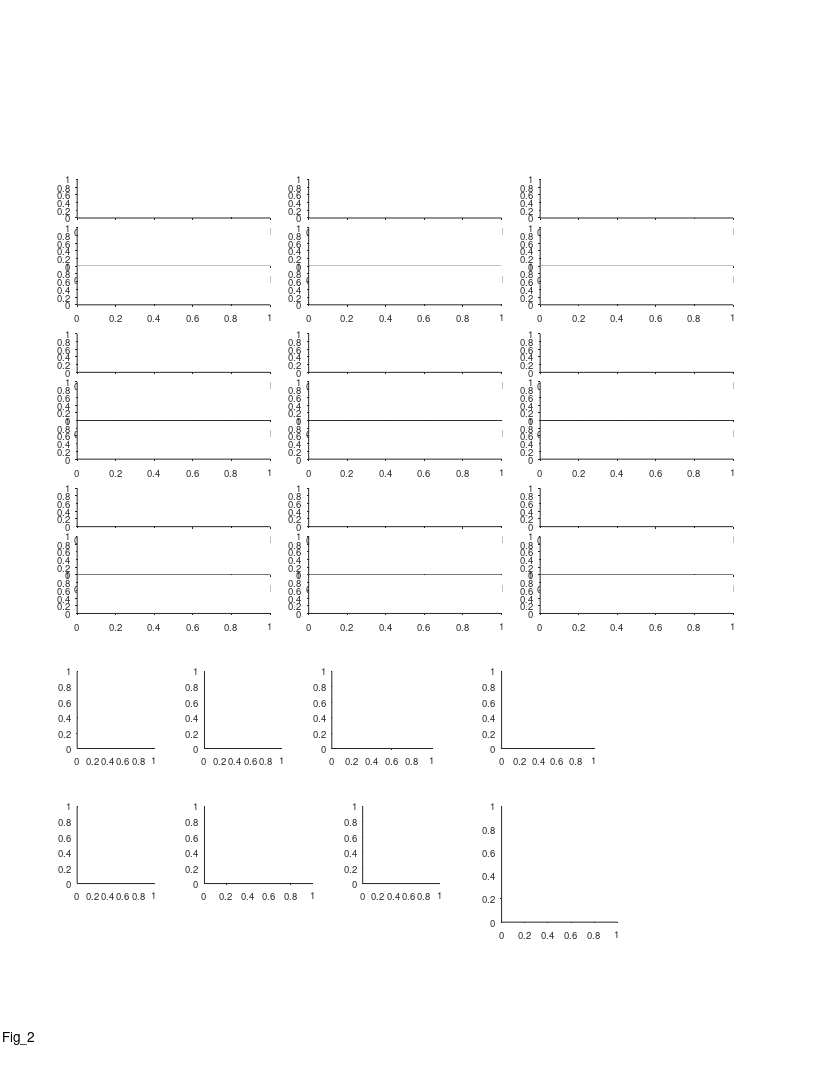

The MATLAB script that drew this image: (Note: this script raises an error after producing the figure.)
%% Large Scale - fig 2 - Multi-scale spatial coding with many fields in individual dorsla-CA1 neurons

%%
clear 
clc

%% define output files
res_dir = 'L:\paper_figures';
mkdir(res_dir)
fig_name_str = 'Fig_2';
fig_caption_str = 'Multi-scale spatial coding with many fields in individual dorsla-CA1 neurons';
log_name_str = [fig_name_str '_log_file' '.txt'];
log_name_str = strrep(log_name_str , ':', '-');
log_name_str = strrep(log_name_str , ' ', '_');
log_name_out = fullfile(res_dir, log_name_str);

%% open log file
diary off
diary(log_name_out)
diary on
disp('Log file');
disp(['created: ', datestr(clock)]);
disp('======================================================');
disp([fig_name_str ':' fig_caption_str]);
disp('======================================================');
disp('');


%% create figure
% figure_size_cm = [21.0 29.7]; % ~A4
figure_size_cm = [21.6 27.9]; % ~US letter
figure ;
% Some WYSIWYG options:
set(gcf,'DefaultAxesFontSize',7);
set(gcf,'DefaultAxesFontName','helvetica');
set(gcf,'DefaultAxesUnits','centimeters');
set(gcf,'PaperType','usletter')
% set(gcf,'PaperType','<custom>');
set(gcf,'PaperUnits','centimeters','PaperPosition',[0 0 figure_size_cm]);
set(gcf,'PaperOrientation','portrait');
set(gcf,'Units','centimeters','Position',get(gcf,'paperPosition')+[0 0 0 0]); % position on screen...
set(gcf, 'Renderer', 'painters');
set(groot, 'defaultAxesTickDir', 'out');
set(groot,  'defaultAxesTickDirMode', 'manual');
annotation('textbox', [0.5 1 0 0], 'String',fig_name_str, 'HorizontalAlignment','center','Interpreter','none', 'FitBoxToText','on');

pause(0.2); % workaround to solve matlab automatically changing the axes positions...

% create panels
panel_A_size_raster = [5 1];
panel_A_size_FR_map = [5 1];
panel_A_pos = [2 12];
panel_A = [];
for ii=1:3
    for jj=1:3
        offset_x = (ii-1)*6;
        offset_y = (jj-1)*4;
        offset = panel_A_pos + [offset_x offset_y];
        panel_A(ii,jj,1) = axes('position', [offset+[0 2.25] panel_A_size_FR_map]);
        panel_A(ii,jj,2) = axes('position', [offset+[0 1   ] panel_A_size_raster]);
        panel_A(ii,jj,3) = axes('position', [offset+[0 0   ] panel_A_size_raster]);
    end
end
% panel_A = permute(panel_A,[2 1 3]);
panel_A = panel_A(:,3:-1:1,:);
panel_A = reshape(panel_A,[9 3]);

panel_BCD_size = [2 2];
panel_B = axes('position', [ 2.0  8.5  panel_BCD_size          ]);
panel_C = axes('position', [ 5.3  8.5  panel_BCD_size          ]);
panel_D = axes('position', [ 8.6  8.5  panel_BCD_size.*[1.3 1] ]);

panel_EFG_size = [2 2];
panel_E = axes('position', [ 2.0  5 panel_EFG_size]          );
panel_F = axes('position', [ 5.3  5 panel_EFG_size.*[1.4 1] ]);
panel_G = axes('position', [ 9.4  5 panel_EFG_size]          );

panel_H = axes('position', [13.0  8.5 panel_EFG_size.*[1.2 1] ]);


panel_I = axes('position', [13.0  4 3 3]);

%%
prm = PARAMS_GetAll();

%% FR map + rasters - 9 examples
cell_examples = {
433; 56; 51;
609; 67; 477;
419; 628; 337;
};
for ii_cell = 1:length(cell_examples)
    cell_ID = cell_examples{ii_cell};
    cell = cell_load_data(cell_ID,'details','FR_map','fields','stats','FE');
    c = prm.graphics.colors.flight_directions;
    
    % map+fields
    axes(panel_A(ii_cell, 1));
    cla
    maps=[cell.FR_map.all];
    x = maps(1).bin_centers;
    y = cat(1,maps.PSTH);
    h=plot(x,y);
    [h.Color] = disperse(c);
    box off
    h=gca;
    h.TickDir = 'out';
    h.XTick = [];
    m = round(max(y(:)));
    h.YTick = [0 m];
    h.YLim = [0 m+1];
    h.XLim = [0 200];
    
    % fields
    for ii_dir=1:2
        fields = cell.fields{ii_dir};
        if isfield(fields,'in_low_speed_area')
            fields([fields.in_low_speed_area])=[];
        end
        for ii_field = 1:length(fields)
            dir_offsets = [-0.1 -0.17]+0.015;
            [xaf,yaf] = ds2nfu(fields(ii_field).edges_prc, repelem(dir_offsets(ii_dir)*range(h.YLim),2));
            annotation('line',xaf,yaf,'Linewidth', 2, 'Color', c{ii_dir});
        end
    end
    
    % cell details
    cell_num_str_pos_x   = [0.50 0.50 0.50 0.50 0.50 0.45 0.50 0.50 0.50];
    cell_num_str_pos_y   = [1.05 1.05 1.05 0.85 0.90 0.90 0.90 0.90 0.90];
    cell_stats_str_pos_x = [0.80 0.95 0.80 0.80 0.20 0.80 0.80 0.50 0.85];
    cell_stats_str_pos_y = [1.20 1.05 1.15 0.90 0.95 1.10 1.10 0.90 0.90]+0.05;
    text(cell_num_str_pos_x(ii_cell), cell_num_str_pos_y(ii_cell), "cell "+ ii_cell,...
        'Units','normalized','HorizontalAlignment','center','VerticalAlignment','bottom','FontSize',8);
    switch ii_cell
        case {1,2,3,4,5,6,7,8}
            cell_stats_str = {  sprintf('max=%.1fm', cell.stats.all.field_largest);...
                                sprintf('min=%.1fm', cell.stats.all.field_smallest);...
                                sprintf('ratio=%.1f', cell.stats.all.field_ratio_LS);...
                             };
            text(cell_stats_str_pos_x(ii_cell), cell_stats_str_pos_y(ii_cell)-0*0.23, cell_stats_str{1},...
                'Units','normalized','HorizontalAlignment','center','VerticalAlignment','Top','FontSize',6);
            text(cell_stats_str_pos_x(ii_cell), cell_stats_str_pos_y(ii_cell)-1*0.23, cell_stats_str{2},...
                'Units','normalized','HorizontalAlignment','center','VerticalAlignment','Top','FontSize',6);
            text(cell_stats_str_pos_x(ii_cell), cell_stats_str_pos_y(ii_cell)-2*0.23, cell_stats_str{3},...
                'Units','normalized','HorizontalAlignment','center','VerticalAlignment','Top','FontSize',6);
        case 9
            cell_stats_str = {  sprintf('single field=%.1fm', cell.fields{1}.width_prc) };
            text(cell_stats_str_pos_x(ii_cell), cell_stats_str_pos_y(ii_cell)-0*0.23, cell_stats_str{1},...
                'Units','normalized','HorizontalAlignment','center','VerticalAlignment','Top','FontSize',6);
    end
    
    % rasters
    FEs = [cell.FE];
    for ii_dir=1:2
        axes(panel_A(ii_cell, ii_dir+1));
        cla
        FE = FEs{ii_dir};
        x = [FE.spikes_pos];
        [FE.number2] = disperse(1:length(FE));
        y = arrayfun(@(FE)(FE.number2*ones(1,FE.num_spikes)),FE,'UniformOutput',0);
        y = [y{:}];
        plot(x,y,'.','Color',c{ii_dir},'MarkerSize',0.05);
        box off
        h=gca;
        m = length(FE);
        h.YTick = [1 m];
        h.XLim = [0 200];
        h.YLim = [0 m+1];
        switch ii_dir
            case 1
                h.XTick = [];
                h.YTickLabel = {'',num2str(m)};
            case 2
                h.XTick = 0:50:200;
                h.XRuler.TickLabelGapOffset = -2;
                h.YTickLabel = {'1',num2str(m)};
                h.TickDir = 'out';
        end
        
    end
end

%% add zoom in panel
% choose cell/dir/field to zoom
ii_cell = 3;
ii_dir = 1;
ii_field = 2;
cell_ID = cell_examples{ii_cell};
cell = cell_load_data(cell_ID,'details','FR_map','fields','stats','FE');
c = prm.graphics.colors.flight_directions;
% add zoom ("out") lines
axes(panel_A(ii_cell,1));
x=[];
y=[];
x(1,:) = cell.fields{ii_dir}(ii_field).edges_href;
x(2,:) = cell.fields{ii_dir}(ii_field).edges_href;
% x(3,:) = [15;50];
x(3,:) = cell.fields{ii_dir}(ii_field).edges_href + 10*[-1 1];
y(1,:) =  4*[1;1];
y(2,:) = 7*[1;1];
y(3,:) = 14*[1;1];
[xf, yf] = ds2nfu(x,y);
for jj = 1:2
    for ii = 1:2
        hl = annotation('line');
%         hl.Parent = gca;
        hl.X = xf(ii+[0 1],jj);
        hl.Y = yf(ii+[0 1],jj);
        hl.LineWidth = 0.5;
        hl.Color = 0.5*[1 1 1];
    end
end
% create zoom panel
POSf = ds2nfu([x(end,1)-0.4 y(end,1)-2 diff(x(end,:)) 20]);
panel_A_zoom = axes('Units','normalized', 'position', POSf);
cla
hold on
set(gca,'visible','off');
FE = cell.FE{ii_dir};
x = [FE.spikes_pos];
[FE.number2] = disperse(1:length(FE));
y = arrayfun(@(FE)(FE.number2*ones(1,FE.num_spikes)),FE,'UniformOutput',0);
y = [y{:}];
xlimits = cell.fields{ii_dir}(ii_field).edges_href;
IX = find( x>xlimits(1) & x<xlimits(end) );
x=x(IX);
y=y(IX);
ylimits = [min(y) max(y)]+[-1 3];
plot(x,y,'.','Color',c{ii_dir},'MarkerSize',3);
% plot field size bar
x = cell.fields{ii_dir}(ii_field).edges_prc;
y = ylimits([end end]);
plot(x,y,'-','Color',c{ii_dir},'LineWidth',1);
text(mean(x),mean(y)+1, sprintf('%.1fm',diff(x)), 'HorizontalAlignment','center','VerticalAlignment','bottom','FontSize',6);
box off
h=gca;
h.XLim = xlimits;
h.YLim = ylimits;


%% add direction arrows
arrow_x = 0.1 +[0 0.05];
arrow_y = repelem(0.8933,2);
clear h
h(1)=annotation('arrow',arrow_x,      arrow_y+0.008,  'Color', prm.graphics.colors.flight_directions{1});
h(2)=annotation('arrow',flip(arrow_x),arrow_y      ,  'Color', prm.graphics.colors.flight_directions{2});
[h.HeadWidth] = disperse([5 5]);
[h.HeadLength] = disperse([5 5]);

%% add x/y labels for specific panels
for ii = [7 8 9]
    axes(panel_A(ii, 3));
    xlabel('Position (m)', 'Units','normalized','Position',[0.5 -0.35]);
end
for ii = [1 4 7]
    axes(panel_A(ii, 3));
%     ylabel('Time (min)',   'Units','normalized','Position',[-0.1 1]);
    ylabel('Flight no.',   'Units','normalized','Position',[-0.1 1]);
    axes(panel_A(ii, 1));
    ylabel({'Firing rate';'(Hz)'},   'Units','normalized','Position',[-0.07 0.42]);
end
axes(panel_A(1, 1));
text(-0.25,1.6, 'A', 'Units','normalized','FontWeight','bold');



% % % % % % % % % % % % % % % % % % % % % % % % % % % % % % % % % % % % % % 
%% load population data
prm = PARAMS_GetAll();
cells_t = DS_get_cells_summary();
bats = [79,148,34,9861,2289];
cells_t(~ismember(cells_t.bat, bats ),:) = [];
cells = cellfun(@(c)(cell_load_data(c,'details')), cells_t.cell_ID, 'UniformOutput',0);
cells = [cells{:}];
cells = [cells.details];
cells(~contains({cells.brain_area}, 'CA1')) = [];
cells(~ismember([cells.ClusterQuality], [2])) = [];
cells = cellfun(@(c)(cell_load_data(c,'details','stats')), {cells.cell_ID}, 'UniformOutput',0);
cells = [cells{:}];
cells_details = [cells.details];
cells_ID = {cells_details.cell_ID};
stats = [cells.stats];
stats = [stats.all];
cells_ID([stats.meanFR_all]>prm.inclusion.interneuron_FR_thr)=[];
clear cells stats cells_details cells_t
cells = cellfun(@(c)(cell_load_data(c,'details','stats','meanFR','stats','inclusion','signif','fields','FR_map')), cells_ID, 'UniformOutput',0);
cells = [cells{:}];

%% panel E - field count histogram
% figure
axes(panel_E);
cla
hold on
text(-0.45,1.15, 'E', 'Units','normalized','FontWeight','bold');
nFields = nan(2,length(cells));
for ii_dir = 1:2
    for ii_cell = 1:length(cells)
        cell = cells(ii_cell);
        % check signif per direction
        if ~cell.signif(ii_dir).TF
            continue;
        end
        nFields(ii_dir,ii_cell) = cell.stats.dir(ii_dir).field_num;
    end
    h = histogram(nFields(ii_dir,:));
    h.FaceColor = prm.graphics.colors.flight_directions{ii_dir};
    nBinEdges = 17;
    h.BinEdges = linspace(0,35,nBinEdges);
end
xlabel({'No. of fields';'per direction'},'Units','normalized','Position',[0.5 -0.18]);
ylabel('No. of cells')
ha = gca;
ha.YScale = 'log';
ha.YLim = [0.7 100];
ha.XLim = [0 33];
ha.XTick = [0:10:30];
ha.YTick = [1 10 100];
ha.YTickLabel = {'10 ^0';'10 ^1';'10 ^2'};
% ha.XLim = [0 35];
% ha.YLim = [0 40];
% ha.XTick = [0:5:35];
% ha.YTick = [0 40];
ha.TickDir='out';
ha.TickLength = [0.03 0.03];
ha.XRuler.TickLabelGapMultiplier = -0.3;
ha.YRuler.TickLabelGapMultiplier = 0.001;

%% panel F - field size histogram
% figure
axes(panel_F);
cla
hold on
text(-0.35,1.15, 'F', 'Units','normalized','FontWeight','bold');
fields_size = [];
for ii_dir = 1:2
    for ii_cell = 1:length(cells)
        cell = cells(ii_cell);
        if ~cell.signif(ii_dir).TF % check signif per direction
            continue;
        end
        fields = cell.fields{ii_dir};
        fields([fields.in_low_speed_area]) = []; % remove fields in low speed area
        fields_size = [fields_size fields.width_prc];
    end
end
h = histogram(fields_size);
h.FaceColor = 0.5*[1 1 1];
% h.NumBins = 33;
h.BinWidth = 1;
ha=gca;
ha.YScale = 'log';
xlabel('Field Size (m)')
ylabel('Counts','Units','normalized','Position',[-0.23 0.5])
ha = gca;
% ha.XLim = [0 35];
% ha.YLim = [0 40];
% ha.XTick = [0:5:35];
ha.YTick = [1 10 100];
ha.YTickLabel = {'10 ^0';'10 ^1';'10 ^2'};
ha.TickDir='out';
ha.TickLength = [0.03 0.03];
ha.XRuler.TickLabelGapMultiplier = -0.3;
ha.YRuler.TickLabelGapMultiplier = 0.001;

%% panel G - smallest / largest field size
% figure
axes(panel_G);
cla
hold on
text(-0.45,1.15, 'G', 'Units','normalized','FontWeight','bold');
LS_field_size = nan(2,length(cells));
for ii_cell = 1:length(cells)
    cell = cells(ii_cell);
    if ~all([cell.signif.TF]) % at least one direction is significant
        continue;
    end
    LS_field_size(1,ii_cell) = cell.stats.all.field_smallest;
    LS_field_size(2,ii_cell) = cell.stats.all.field_largest;
end
% LS_field_size(:,any(isnan(LS_field_size))) = [];
rng(1); % fix seed for violin plot randomization
hv = violinplot(LS_field_size');
[hv.ViolinColor] = disperse(repelem({'none'},length(hv)));
hs=[hv.ScatterPlot];
[hs.Marker]          = disperse(repelem({'.'},length(hs)));
[hs.SizeData]        = disperse(repelem(35,length(hs)));
[hs.MarkerFaceColor] = disperse(repelem({0.5*[1 1 1]},length(hs)));
[hs.MarkerEdgeColor] = disperse(repelem({0.5*[1 1 1]},length(hs)));
hm=[hv.MedianPlot];
% remove default median plot (circle), and add a red bar instead
[hm.Marker] = disperse(repelem({'none'},2));
plot([hm.XData]+0.075*[-1 1]', repelem([hm.YData],2,1), 'r', 'LineWidth',1.5);
ha=gca;
ylimits = ha.YLim;
ha.TickDir='out';
ha.TickLength = [0.03 0.03];
ha.XTick = [1 2];
ha.XTickLabel = {};
ha.XRuler.TickLabelGapMultiplier = -0.35;
ha.YRuler.TickLabelGapMultiplier = 0.001;
text([1 2],repelem(ylimits(1)-0.04*diff(ylimits),2),{{'Smallest';'field'},{'Largest';'field'}},...
    'HorizontalAlignment','center','VerticalAlignment','top','FontSize',7);
% xlabel('')
ylabel('Field size (m)','Units','normalized','Position',[-0.21 0.5])



%% panel H - field ratio (largest/smallest)
% figure
axes(panel_H);
cla
hold on
text(-0.4,1.15, 'H', 'Units','normalized','FontWeight','bold');
LS_field_ratio_all = nan(1,length(cells));
LS_field_ratio_dir = nan(2,length(cells));
for ii_cell = 1:length(cells)
    cell = cells(ii_cell);
    % pooled stats - check at least one direction is signif
    if any([cell.signif.TF])
        LS_field_ratio_all(ii_cell) = cell.stats.all.field_ratio_LS;
    end
    % per dir stats - check signif per direction
    for ii_dir = 1:2
        if cell.signif(ii_dir).TF 
            LS_field_ratio_dir(ii_dir,ii_cell) = cell.stats.dir(ii_dir).field_ratio_LS;
        end
    end
end
LS_field_ratio_dir = LS_field_ratio_dir(:);
% LS_field_ratio_dir(isnan(LS_field_ratio_dir)) = [];
% LS_field_ratio_all(isnan(LS_field_ratio_all)) = [];
% edges = linspace(1,ceil(max(max(LS_field_ratio_all))),9);
nBinEdges = 9;
edges = logspace(0,log10(25),nBinEdges);
clear h
% h(1) = histogram(LS_field_ratio_dir);
h(2) = histogram(LS_field_ratio_all);
% h(1).BinEdges = edges;
h(2).BinEdges = edges;
% h(1).FaceColor = 'g';
h(2).FaceColor = 0.5*[1 1 1];
% h(1).BinLimits = [1 h(1).BinLimits([2])];
% h(2).BinLimits = [1 h(2).BinLimits([2])];
% h(1).NumBins = 15;
% h.FaceColor = prm.graphics.colors.flight_directions{ii_dir};
% legend({'per cell';'per direction'})
ha=gca;
ha.YScale = 'log';
% ha.YScale = 'linear';
ha.XScale = 'log';
ha.XLim = [0 27];
% ha.YLim = [0 10];
ha.YLim = [7e-1 260];
% ha.XTick = [0:5:35];
ha.YTick = [1 10 100];
ha.XTick = [1 2 5 10 20];
ha.YTickLabel = {'10 ^0';'10 ^1';'10 ^2'};
ha.TickDir='out';
ha.TickLength = [0.03 0.03];
ha.XRuler.TickLabelGapMultiplier = -0.35;
ha.YRuler.TickLabelGapMultiplier = 0.001;
xlabel({'Field size ratio';'largest/smallest'},'Units','normalized','Position',[0.5 -0.17]);
ylabel('No. of cells','Units','normalized','Position',[-0.24 0.5])

%% arragne population SI/sparsity
signif = arrayfun(@(x)(x.TF), cat(1,cells.signif));
% TODO: check why SI/sparsity can be nan in the original cell calculation?
SI = arrayfun(@(x)([x.dir.SI_bits_spike]), cat(1,cells.stats),'UniformOutput',0);
sparsity = arrayfun(@(x)([x.dir.sparsity]), cat(1,cells.stats),'UniformOutput',0);
SI = cat(1,SI{:});
SI(~signif) = nan;
SI = SI(:);
SI(isnan(SI)) = [];
sparsity = cat(1,sparsity{:});
sparsity(~signif) = nan;
sparsity = sparsity(:);
sparsity(isnan(sparsity)) = [];

%% panel B - spatial info histogram
axes(panel_B);
cla
hold on
text(-0.45,1.15, 'B', 'Units','normalized','FontWeight','bold');
h = histogram(SI);
h.NumBins = 12;
h.FaceColor = 0.5*[1 1 1];
ha=gca;
ha.TickDir='out';
ha.TickLength = [0.03 0.03];
ha.XRuler.TickLabelGapMultiplier = -0.35;
ha.YRuler.TickLabelGapMultiplier = 0.1;
xlabel({'Spatial information';'(bits/spike)'}, 'Units','normalized','Position',[0.5 -0.17]);
ylabel('No. of cells')

%% panel C - sparsity histogram
axes(panel_C);
cla
hold on
text(-0.45,1.15, 'C', 'Units','normalized','FontWeight','bold');
h = histogram(sparsity);
h.NumBins = 15;
h.FaceColor = 0.5*[1 1 1];
ha=gca;
ha.TickDir='out';
ha.TickLength = [0.03 0.03];
ha.XRuler.TickLabelGapMultiplier = -0.35;
ha.YRuler.TickLabelGapMultiplier = 0.1;
xlabel('Sparsity', 'Units','normalized','Position',[0.5 -0.17])
ylabel('No. of cells', 'Units','normalized','Position',[-0.2 0.5])

%% panel D - map correlations histogram
% figure
axes(panel_D);
cla
hold on
text(-0.45,1.15, 'D', 'Units','normalized','FontWeight','bold');

% arrange data
signif = arrayfun(@(x)(x.TF), cat(1,cells.signif));
FR_maps_all = cat(1,cells.FR_map);
FR_maps_all = reshape([FR_maps_all.all],size(FR_maps_all,1),size(FR_maps_all,2),[]);
M = cat(1,FR_maps_all.PSTH);
M = reshape(M,size(FR_maps_all,1),size(FR_maps_all,2),[]);
signif = repmat(signif,1,1,size(M,3));
M(~signif) = nan;
ccc = corr(squeeze(M(:,1,:))', squeeze(M(:,2,:))' ,'rows', 'pairwise');
data = diag(ccc);
switch 2
    case 1 % compare all PSTH from other cells/dir
        M2 = reshape(M,size(M,1)*size(M,2),[]);
        ccc_shuffle = corr(M2' ,'rows', 'pairwise');
        mask = tril(true(size(ccc_shuffle)),-1);
        shuffle = ccc_shuffle(mask);
    case 2 % compare only different cells betweeb different directions
        mask = tril(true(size(ccc)),-1);
        shuffle = ccc(mask);
end

% plot
nBinEdges = 21;
edges = linspace(-1,1,nBinEdges);
histogram(data,    'Normalization','pdf','BinEdges',edges,'FaceColor', 0.5*[1 1 1]);
histogram(shuffle, 'Normalization','pdf','BinEdges',edges,'DisplayStyle','stairs','EdgeColor','k','LineWidth',1.5);
[~,P_KS] = kstest2(data, shuffle);
P_RankSum = ranksum(data, shuffle);
text(1,0.9, sprintf('P_{KS}=%.02f',P_KS),'Units','normalized','FontSize',7,'HorizontalAlignment','right');
% text(1,0.9, sprintf('P=%.02f',P_RankSum),'Units','normalized','FontSize',7,'HorizontalAlignment','right');

ha= gca;
ha.XLim = [-1 1];
ha.XTick = -1:0.5:1;
ha.TickDir = 'out';
ha.TickLength = [0.03 0.03];
ha=gca;
ha.TickDir='out';
ha.TickLength = [0.03 0.03];
ha.XRuler.TickLabelGapMultiplier = -0.35;
ha.YRuler.TickLabelGapMultiplier = 0.001;
xlabel('Map correlation', 'Units','normalized','Position',[0.5 -0.17])
ylabel('Probability', 'Units','normalized','Position',[-0.2 0.5])

%% panels I&J - prepare data
distances_all = [];
field_size_diff_all = [];
field_size_all = [];
field_vel_all = [];
field_vel2_all = [];
for ii_cell = 1:length(cells)
    cell = cells(ii_cell);
    for ii_dir = 1:2
        if ~cell.signif(ii_dir).TF
            continue;
        end
        fields = cell.fields{ii_dir};
        distances_all = [distances_all diff([fields.loc])];
        field_size_diff_all = [field_size_diff_all diff([fields.width_prc])];
        field_size_all = [field_size_all [fields.width_prc]];
        field_vel_all = [field_vel_all [fields.vel]];
        field_vel2_all = [field_vel2_all [fields.vel2]];
    end
end

%% panel I - field size ratio vs. speed ratio (direct control for speed!)
% figure
axes(panel_I);
cla
hold on
text(-0.27,1.1, 'I', 'Units','normalized','FontWeight','bold');
% arrange data
cells_signif = cat(1,cells.signif);
cells_signif = arrayfun(@(x)(x.TF), cells_signif);
signif_IX = any(cells_signif,2);
stats = [cells(signif_IX).stats];
stats_all = [stats.all];
% plot 
x = abs([stats_all.field_ratio_LS_vel]);
y = [stats_all.field_ratio_LS];
[r,pval] = corr(x',y','rows','pairwise');
plot(x, y, '.k');
text(0.1,1, {sprintf('r=%.2f',r);sprintf('P=%.2f',pval)}, ...
    'Units','normalized','HorizontalAlignment','left','VerticalAlignment','top','FontSize',7);
xlabel('Speed ratio', 'Units','normalized', 'Position',[0.5 -0.12]);
ylabel('Field size ratio', 'units','normalized', 'Position',[-0.15 0.5]);
set(gca,'yscale','log');
set(gca,'ytick',[1 2 3 5 10 15 20]);
ylim([0.9 max(y)+1]);
xlim([0.7 1.3])
ha = gca;
ha.TickDir='out';
ha.TickLength = [0.02 0.02];
ha.XRuler.TickLabelGapMultiplier = -0.3;
ha.YRuler.TickLabelGapMultiplier = 0.1;


%% print/save the figure
fig_name_out = fullfile(res_dir, fig_name_str);
print(gcf, fig_name_out, '-dpdf', '-cmyk', '-painters');
% print(gcf, fig_name_out, '-dtiff', '-cmyk', '-painters');
% saveas(gcf , fig_name_out, 'fig');
disp('figure was successfully saved to pdf/tiff/fig formats');






%%











%%











%%
